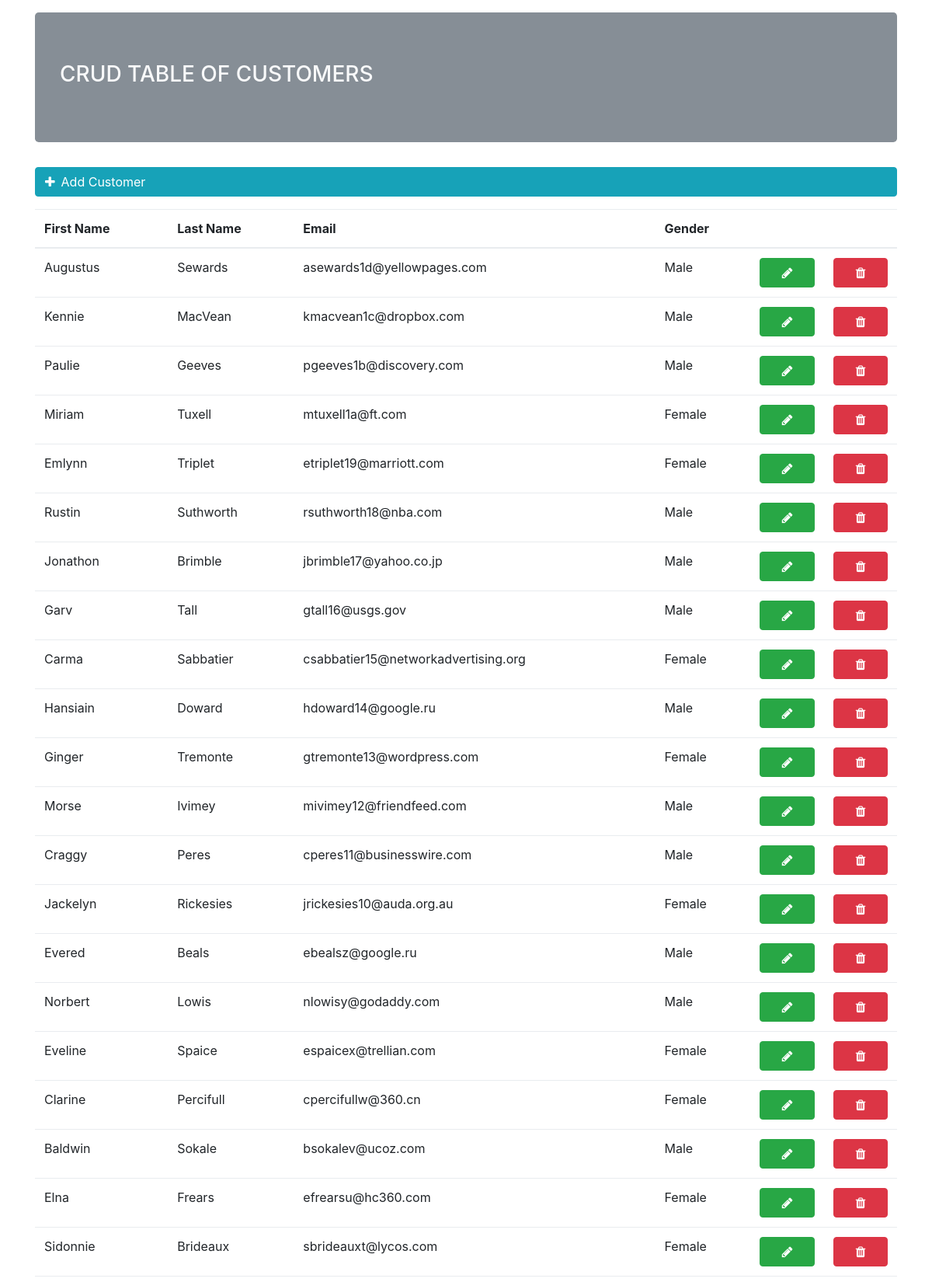
The page / (upper part) on the database its author committed.
### tables this page shows
CREATE TABLE `customer` (
  `Id` int(11) NOT NULL AUTO_INCREMENT,
  `FirstName` varchar(255) NOT NULL,
  `LastName` varchar(255) NOT NULL,
  `Email` varchar(255) NOT NULL,
  `Gender` varchar(255) NOT NULL,
  PRIMARY KEY (`Id`),
  UNIQUE KEY `Id_UNIQUE` (`Id`),
  UNIQUE KEY `Email_UNIQUE` (`Email`)
);

### connection/db.php (called while the page is built, shortened)
<?php
class Database {
    private $Connection;
    private $Server      = "localhost";
    private $User        = "root";
    private $Password    = "";
    private $Db          = "crud";
    private function __construct() {
        $this->Connection = new mysqli($this->Server, $this->User, $this->Password, $this->Db);
    }
    public function getFullData($sql, $class = "stdClass") {
        $result = $this->Connection->query($sql);
        if ($result->num_rows > 0) {
            while ($row = $result->fetch_object($class)) {
                $response[] = $row;
            }
        } else {
            return false;
        }
        return $response;
    }
}
?>

### models/customer.php (called while the page is built, shortened)
<?php
class Customer {
    private $Id;
    private $FirstName;
    private $LastName;
    private $Email;
    private $Gender;
    public function getId() {
        return $this->Id;
    }
    public function getFirstName() {
        return $this->FirstName;
    }
    public function getLastName() {
        return $this->LastName;
    }
    public function getEmail() {
        return $this->Email;
    }
    public function getGender() {
        return $this->Gender;
    }
}
?>

### handlers/customer-handler.php (the view, shortened to what this page needs)
<?php
class CustomerHandler {
    public static function customerTable($conn) {
        $sql = "SELECT * FROM customer ORDER BY Id DESC";
        $customers = $conn->getFullData($sql, "Customer");
        if ($customers) {
            $table =
            "<form action='' method='POST' autocomplete='off'>
                <table class='table table-hover table-responsive'>
                    <thead>
                        <tr>
                            <th>First Name</th>
                            <th>Last Name</th>
                            <th>Email</th>
                            <th>Gender</th>
                            <th></th>
                            <th></th>
                        </tr>
                    </thead>
                    <tbody>";
            foreach ($customers as $customer) {
                $table .=
                "<tr>
                    <td>{$customer->getFirstName()}</td>
                    <td>{$customer->getLastName()}</td>
                    <td>{$customer->getEmail()}</td>
                    <td>{$customer->getGender()}</td>
                    <td class='edit-pencil'><div class='btn btn-success w-100'><i class='fa fa-pencil'></i></td>
                    <td><button type='submit' name='deleteCustomer' class='btn btn-danger w-100' value='{$customer->getId()}'><i class='fa fa-trash'></i></td>
                </tr>
                <tr class='edit-row'>
                    <td><input type='text' name='firstName{$customer->getId()}' id='firstName{$customer->getId()}' class='form-control' value='{$customer->getFirstName()}'></td>
                    <td><input type='text' name='lastName{$customer->getId()}' id='lastName{$customer->getId()}' class='form-control' value='{$customer->getLastName()}'></td>
                    <td><input type='text' name='email{$customer->getId()}' id='email{$customer->getId()}' class='form-control' value='{$customer->getEmail()}'></td>
                    <td>
                        <select name='gender{$customer->getId()}' id='gender{$customer->getId()}' class='form-control'>
                            <option value='male'>Male</option>
                            <option value='female'>Female</option>
                        </select>
                    </td>
                    <td colspan='2'><button type='submit' name='saveCustomer' class='btn btn-primary w-100' value='{$customer->getId()}'><i class='fa fa-save'></i></td>
                </tr>";
            }
            $table .=
                    "</tbody>
                </table>
            </form>";
            return $table;
        } else {
            return false;
        }
    }
}
?>

### layout/header.php (shortened to what this page needs)
<!DOCTYPE html>
<html lang="en-us">
    <head>
        <link rel="stylesheet" type="text/css" href="https://cdnjs.cloudflare.com/ajax/libs/font-awesome/4.7.0/css/font-awesome.min.css">
        <link rel="stylesheet" type="text/css" href="css/bootstrap/bootstrap.min.css">
        <link rel="stylesheet" type="text/css" href="css/jquery-form-validator/theme-default.min.css">
        <link rel="stylesheet" type="text/css" href="css/styles.css">
    </head>
    <body>
        <div class="container">

### index.php (shortened to what this page needs)
<?php
require_once("auth/config.php");
?>
<?php require_once("layout/header.php"); ?>
<div class="row justify-content-center">
    <div class="col-lg-12">
        <div class="jumbotron bg-secondary text-light mt-3">
            <h3>CRUD TABLE OF CUSTOMERS</h3>
        </div>
        <div class="mb-3">
            <button class="btn btn-info w-100 text-left" id="displayCustomerForm"><i class="fa fa-plus mr-2"></i>Add Customer</button>
        </div>
        <?php
        if ($customers = CustomerHandler::customerTable($conn)) {
            echo $customers;
        } else {
            MessageHandler::warning("There are no customers in the list");
        }
        ?>
    </div>
</div>
<?php require_once("layout/footer.php"); ?>

### layout/footer.php (shortened to what this page needs)
            </div>
    </body>
</html>

### rows shown on the page
customer: FirstName "Augustus", LastName "Sewards", Email "asewards1d@yellowpages.com", Gender "Male", $customer->getId() 50 (drawn)
customer: FirstName "Kennie", LastName "MacVean", Email "kmacvean1c@dropbox.com", Gender "Male", $customer->getId() 49 (drawn)
customer: FirstName "Paulie", LastName "Geeves", Email "pgeeves1b@discovery.com", Gender "Male", $customer->getId() 48 (drawn)
customer: FirstName "Miriam", LastName "Tuxell", Email "mtuxell1a@ft.com", Gender "Female", $customer->getId() 47 (drawn)
customer: FirstName "Emlynn", LastName "Triplet", Email "etriplet19@marriott.com", Gender "Female", $customer->getId() 46 (drawn)
customer: FirstName "Rustin", LastName "Suthworth", Email "rsuthworth18@nba.com", Gender "Male", $customer->getId() 45 (drawn)
customer: FirstName "Jonathon", LastName "Brimble", Email "jbrimble17@yahoo.co.jp", Gender "Male", $customer->getId() 44 (drawn)
customer: FirstName "Garv", LastName "Tall", Email "gtall16@usgs.gov", Gender "Male", $customer->getId() 43 (drawn)
customer: FirstName "Carma", LastName "Sabbatier", Email "csabbatier15@networkadvertising.org", Gender "Female", $customer->getId() 42 (drawn)
customer: FirstName "Hansiain", LastName "Doward", Email "hdoward14@google.ru", Gender "Male", $customer->getId() 41 (drawn)
customer: FirstName "Ginger", LastName "Tremonte", Email "gtremonte13@wordpress.com", Gender "Female", $customer->getId() 40 (drawn)
customer: FirstName "Morse", LastName "Ivimey", Email "mivimey12@friendfeed.com", Gender "Male", $customer->getId() 39 (drawn)
customer: FirstName "Craggy", LastName "Peres", Email "cperes11@businesswire.com", Gender "Male", $customer->getId() 38 (drawn)
customer: FirstName "Jackelyn", LastName "Rickesies", Email "jrickesies10@auda.org.au", Gender "Female", $customer->getId() 37 (drawn)
customer: FirstName "Evered", LastName "Beals", Email "ebealsz@google.ru", Gender "Male", $customer->getId() 36 (drawn)
customer: FirstName "Norbert", LastName "Lowis", Email "nlowisy@godaddy.com", Gender "Male", $customer->getId() 35 (drawn)
customer: FirstName "Eveline", LastName "Spaice", Email "espaicex@trellian.com", Gender "Female", $customer->getId() 34 (drawn)
customer: FirstName "Clarine", LastName "Percifull", Email "cpercifullw@360.cn", Gender "Female", $customer->getId() 33 (drawn)
customer: FirstName "Baldwin", LastName "Sokale", Email "bsokalev@ucoz.com", Gender "Male", $customer->getId() 32 (drawn)
customer: FirstName "Elna", LastName "Frears", Email "efrearsu@hc360.com", Gender "Female", $customer->getId() 31 (drawn)
customer: FirstName "Sidonnie", LastName "Brideaux", Email "sbrideauxt@lycos.com", Gender "Female", $customer->getId() 30 (drawn)
